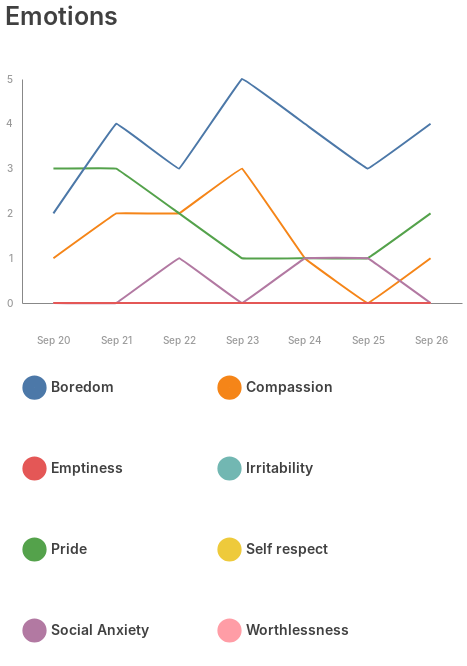

Here is the Vega-Lite specification saved for this chart:
### Vega-Lite specification from a JSON file in a GitHub repository (floating-point values rounded to 4 significant figures)
{"$schema": "https://vega.github.io/schema/vega-lite/v4.json", "description": "A basic line chart example.", "width": 440, "height": 224, "padding": 5, "title": "Emotions", "data": {"values": [{"value": 1, "date": "2020-09-20", "symbol": "Compassion"}, {"value": 0, "date": "2020-09-20", "symbol": "Self respect"}, {"value": 0, "date": "2020-09-20", "symbol": "Irritability"}, {"value": 3, "date": "2020-09-20", "symbol": "Pride"}, {"value": 2, "date": "2020-09-20", "symbol": "Boredom"}, {"value": 0, "date": "2020-09-20", "symbol": "Worthlessness"}, {"value": 0, "date": "2020-09-20", "symbol": "Social Anxiety"}, {"value": 0, "date": "2020-09-20", "symbol": "Emptiness"}, {"value": 2, "date": "2020-09-21", "symbol": "Compassion"}, {"value": 0, "date": "2020-09-21", "symbol": "Self respect"}, {"value": 0, "date": "2020-09-21", "symbol": "Irritability"}, {"value": 3, "date": "2020-09-21", "symbol": "Pride"}, {"value": 4, "date": "2020-09-21", "symbol": "Boredom"}, {"value": 0, "date": "2020-09-21", "symbol": "Worthlessness"}, {"value": 0, "date": "2020-09-21", "symbol": "Social Anxiety"}, {"value": 0, "date": "2020-09-21", "symbol": "Emptiness"}, {"value": 2, "date": "2020-09-22", "symbol": "Compassion"}, {"value": 0, "date": "2020-09-22", "symbol": "Self respect"}, {"value": 0, "date": "2020-09-22", "symbol": "Irritability"}, {"value": 2, "date": "2020-09-22", "symbol": "Pride"}, {"value": 3, "date": "2020-09-22", "symbol": "Boredom"}, {"value": 0, "date": "2020-09-22", "symbol": "Worthlessness"}, {"value": 1, "date": "2020-09-22", "symbol": "Social Anxiety"}, {"value": 0, "date": "2020-09-22", "symbol": "Emptiness"}, {"value": 3, "date": "2020-09-23", "symbol": "Compassion"}, {"value": 0, "date": "2020-09-23", "symbol": "Self respect"}, {"value": 0, "date": "2020-09-23", "symbol": "Irritability"}, {"value": 1, "date": "2020-09-23", "symbol": "Pride"}, {"value": 5, "date": "2020-09-23", "symbol": "Boredom"}, {"value": 0, "date": "2020-09-23", "symbol": "Worthlessness"}, {"value": 0, "date": "2020-09-23", "symbol": "Social Anxiety"}, {"value": 0, "date": "2020-09-23", "symbol": "Emptiness"}, {"value": 1, "date": "2020-09-24", "symbol": "Compassion"}, {"value": 0, "date": "2020-09-24", "symbol": "Self respect"}, {"value": 0, "date": "2020-09-24", "symbol": "Irritability"}, {"value": 1, "date": "2020-09-24", "symbol": "Pride"}, {"value": 4, "date": "2020-09-24", "symbol": "Boredom"}, {"value": 0, "date": "2020-09-24", "symbol": "Worthlessness"}, {"value": 1, "date": "2020-09-24", "symbol": "Social Anxiety"}, {"value": 0, "date": "2020-09-24", "symbol": "Emptiness"}, {"value": 0, "date": "2020-09-25", "symbol": "Compassion"}, {"value": 0, "date": "2020-09-25", "symbol": "Self respect"}, {"value": 0, "date": "2020-09-25", "symbol": "Irritability"}, {"value": 1, "date": "2020-09-25", "symbol": "Pride"}, {"value": 3, "date": "2020-09-25", "symbol": "Boredom"}, {"value": 0, "date": "2020-09-25", "symbol": "Worthlessness"}, {"value": 1, "date": "2020-09-25", "symbol": "Social Anxiety"}, {"value": 0, "date": "2020-09-25", "symbol": "Emptiness"}, {"value": 1, "date": "2020-09-26", "symbol": "Compassion"}, {"value": 0, "date": "2020-09-26", "symbol": "Self respect"}, {"value": 0, "date": "2020-09-26", "symbol": "Irritability"}, {"value": 2, "date": "2020-09-26", "symbol": "Pride"}, {"value": 4, "date": "2020-09-26", "symbol": "Boredom"}, {"value": 0, "date": "2020-09-26", "symbol": "Worthlessness"}, {"value": 0, "date": "2020-09-26", "symbol": "Social Anxiety"}, {"value": 0, "date": "2020-09-26", "symbol": "Emptiness"}]}, "config": {"view": {"stroke": "transparent"}, "title": {"color": "rgba(0, 0, 0, 0.75)", "fontSize": 25, "font": "Inter", "fontWeight": 600, "align": "left", "anchor": "start", "dy": -40}, "legend": {"title": null, "orient": "bottom", "columns": 2, "labelColor": "rgba(0, 0, 0, 0.75)", "labelFont": "Inter", "labelFontSize": 14, "labelFontWeight": 600, "rowPadding": 20, "columnPadding": 50, "symbolStrokeWidth": 12, "symbolSize": 150, "symbolType": "circle", "offset": 30}, "axisX": {"orient": "bottom", "format": "%b %d", "labelColor": "rgba(0, 0, 0, 0.4)", "labelFont": "Inter", "labelFontWeight": 500, "labelFontSize": 10, "ticks": false, "labelPadding": 32, "title": null, "grid": false}, "axisY": {"orient": "left", "tickCount": 5, "labelColor": "rgba(0, 0, 0, 0.4)", "labelFont": "Inter", "labelFontWeight": 500, "labelFontSize": 10, "ticks": false, "labelPadding": 10, "title": null, "grid": false}}, "mark": {"type": "line", "interpolate": "cardinal", "tension": 0.9}, "selection": {"symbol": {"type": "multi", "fields": ["symbol"], "bind": "legend"}}, "encoding": {"x": {"field": "date", "type": "ordinal", "timeUnit": "utcyearmonthdate"}, "y": {"field": "value", "type": "quantitative"}, "color": {"field": "symbol", "type": "nominal"}, "strokeWidth": {"value": 2}, "opacity": {"condition": {"selection": "symbol", "value": 1}, "value": 0}}}
